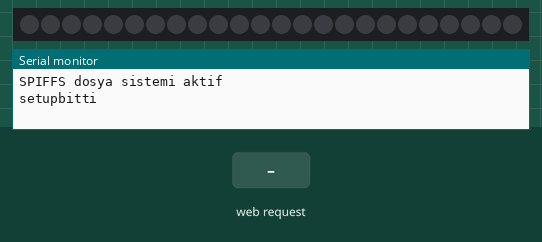
The sketch below on a simulated ESP8266 (NodeMCU). Parts: 24 RGB LEDs in strip order, left to right, the last lines printed to the serial monitor. The inputs (shaded band) are chosen by the test bench. Dim RGB values are drawn brighter than linear; storage starts empty.

Above: at 3.2 s.
3.3 s: HTTP request GET /BcolorAl?Rcolor=1&Gcolor=1&Bcolor=1 received
At 4.5 s:
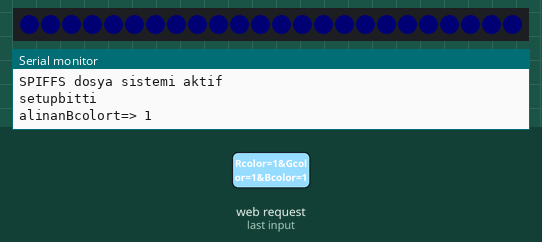
4.8 s: HTTP request GET /BcolorAl?Rcolor=120&Gcolor=120&Bcolor=120 received
At 5.8 s:
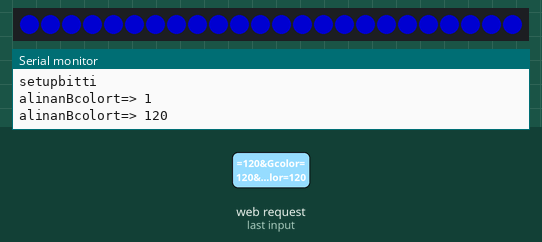
6.3 s: HTTP request GET /BcolorAl received
At 6.9 s:
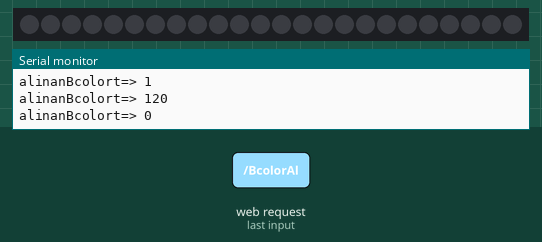
Timing chart, 0 to 9.3 s (numbered marks = the images above; inputs shaded):
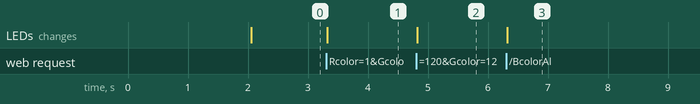

The sketch:

2019-12-25-1614_neopixel.ino
```cpp
#include <ESP8266WiFi.h>
#include <WiFiClient.h>
#include <ESP8266WebServer.h>
#include <FS.h>
#include <ArduinoJson.h>
#include <TimeLib.h>
#include <Adafruit_NeoPixel.h>

#define PIN        D3
#define NUMPIXELS 24

Adafruit_NeoPixel pixels(NUMPIXELS, PIN, NEO_GRB + NEO_KHZ800);

int alinanRcolor=0;
int alinanGcolor=0;
int alinanBcolor=0;

String javasciptenRenkText;// javasciptenRenkText i daha once local yapmistim espyeZamanAl in icindei her fonksiyon tetiklendiginde O landi
String javasciptenRenkText2;
String javasciptenRenkText3;
ESP8266WebServer server(80);

//Enter your SSID and PASSWORD
const char* ssid = "ESP8266";
const char* password = "12345678";


void espyeRcolorAl() {

 javasciptenRenkText = server.arg("Rcolor"); //Refer  xhttp.open("GET", "setLED?xxx="+today.getTime(), true)
 alinanRcolor=javasciptenRenkText.toInt();
// javasciptenRenkText2 = server.arg("Gcolor"); //Refer  xhttp.open("GET", "setLED?xxx="+today.getTime(), true)
 //alinanGcolor=javasciptenRenkText2.toInt();
 Serial.print("alinanRcolort=> ");Serial.println(alinanRcolor);

String str1="RcolorAlindi";
server.send(200, "text/plane",str1 ); //Send web page
//http://192.168.4.1/zamanAl sayfasina str1 yazar

}
void espyeGcolorAl() {
 javasciptenRenkText2 = server.arg("Gcolor"); //Refer  xhttp.open("GET", "setLED?xxx="+today.getTime(), true)
 alinanGcolor=javasciptenRenkText2.toInt();
Serial.print("alinanGcolort=> ");Serial.println(alinanGcolor);
String str1="GcolorAlindi";
server.send(200, "text/plane",str1 );
}
void espyeBcolorAl() {
 javasciptenRenkText3 = server.arg("Bcolor"); //Refer  xhttp.open("GET", "setLED?xxx="+today.getTime(), true)
 alinanBcolor=javasciptenRenkText3.toInt();
Serial.print("alinanBcolort=> ");Serial.println(alinanBcolor);
String str1="BcolorAlindi";
server.send(200, "text/plane",str1 );
pixels.clear();
for(int i=0; i<NUMPIXELS; i++) {
  pixels.setPixelColor(i, pixels.Color(alinanRcolor,alinanGcolor,alinanBcolor));
  pixels.show();
}
}
void setup(void){
  ESP.eraseConfig();//2019-12-19yeni esp zaman zaman wifi server uzerinden gerekli dosyalara tam bağlanamiyordu. bazen iyi bazen kotu idi. belki bu cozum olur.emin degilim
  Serial.begin(115200);
  SPIFFS.begin();
  if(SPIFFS.begin()){
     Serial.println("SPIFFS dosya sistemi aktif");
    //return;
  }

    File file1 = SPIFFS.open("/jscolor.js", "r");
  if(file1){
    Serial.println("jscolor.js acildi");

  }
      File file2 = SPIFFS.open("/index.html", "r");
  if(file2){
    Serial.println("index.html acildi");

  }


  WiFi.softAP(ssid, password);
  IPAddress IP = WiFi.softAPIP();

  server.serveStatic("/", SPIFFS, "/index.html");
  server.serveStatic("/jscolor.js", SPIFFS, "/jscolor.js");

  server.on("/RcolorAl", espyeRcolorAl);
  server.on("/GcolorAl", espyeGcolorAl);
  server.on("/BcolorAl", espyeBcolorAl);
  setTime(1000);
  server.begin();
  delay(2000);
  pixels.begin(); // INITIALIZE NeoPixel strip object (REQUIRED)
  Serial.println("setupbitti");
}

void loop(void){
 server.handleClient();


}
```

Measured:
- after the input at 3.3 s, the LEDs: change at once (image 1)
- after the input at 4.8 s, the LEDs: change at once (image 2)
- after the input at 6.3 s, the LEDs: change at once (image 3)
